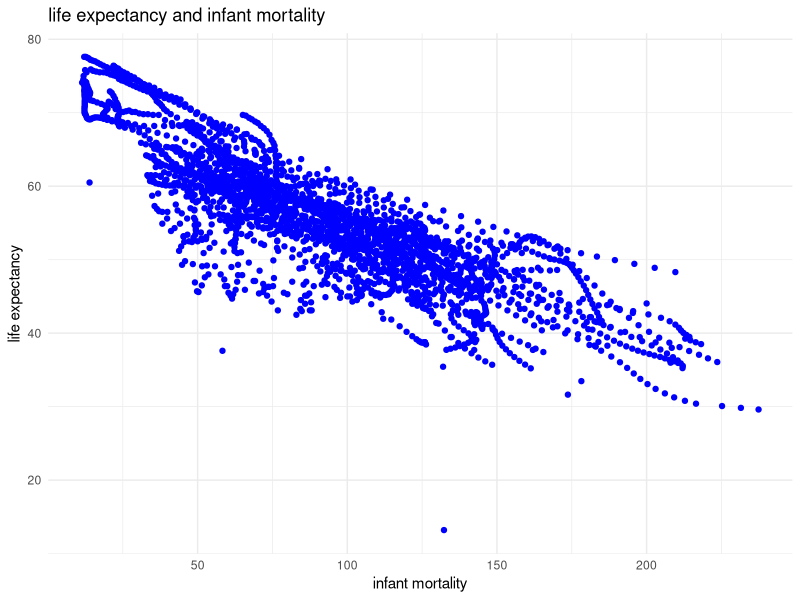
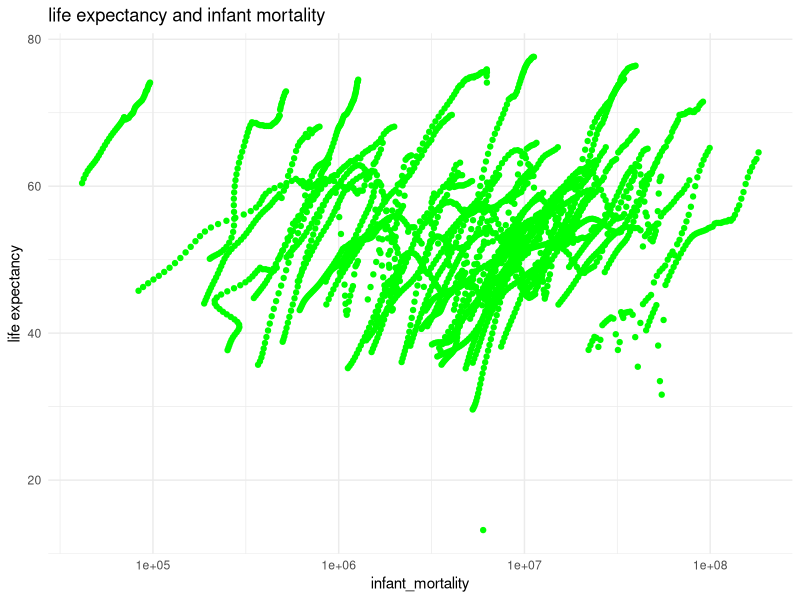
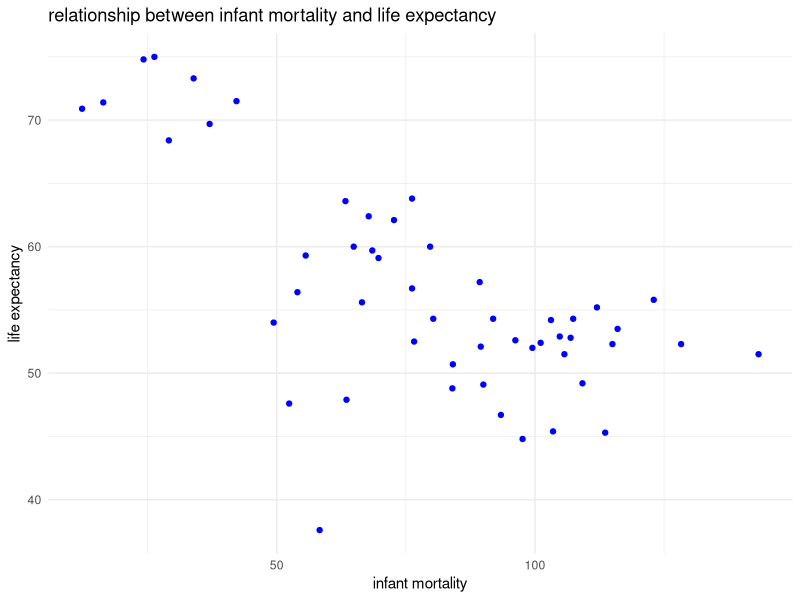
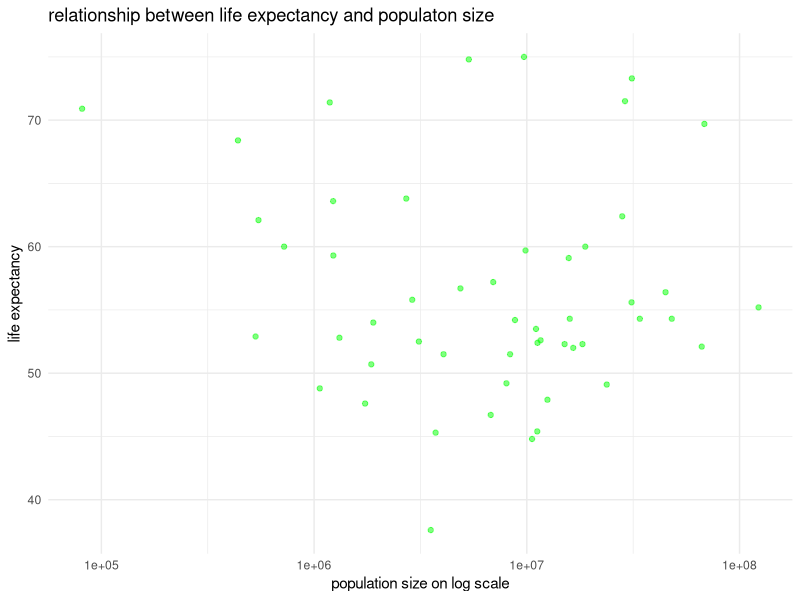
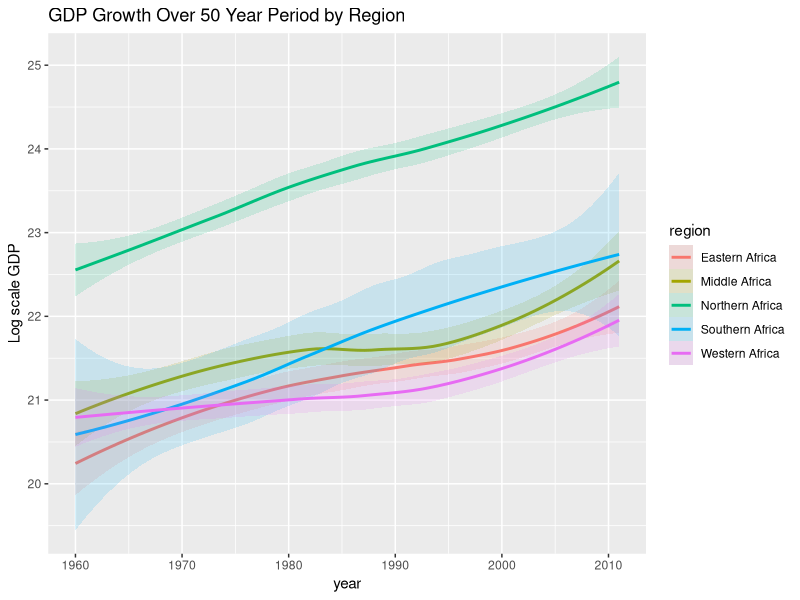
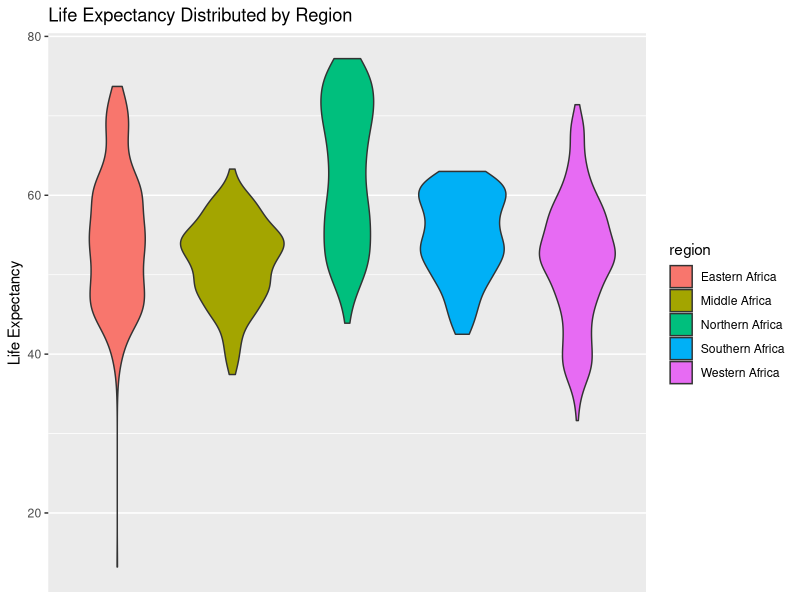

R code for these plots, in order:
## ---- chunk 1
#load dslabs package
library("dslabs")
#load tidyverse package
library("tidyverse")
#look at help file for gapminder data
help(gapminder)
#get an overview of data structure
str(gapminder)
#get a summary of data structure
summary(gapminder)
#determine type of objective gapminder is
class(gapminder)
## ---- chunk 2
#assign African countries to a new object
africadata=filter(gapminder,continent=="Africa")
#get an overview of data structure of africadata
str(africadata)
#get a summary of data structure
summary(africadata)
#create a data frame that only contains infant_mortality and life_expectancy from africadata
infant_mortality_longevity=select(africadata,infant_mortality,life_expectancy)
#create a data frame that only contains population and life_expectancy
pop_longevity=select(africadata,population,life_expectancy)
#create a data frame that only contains infant_mortality and life_expectancy from africadata
infant_mortality_longevity=select(africadata,infant_mortality,life_expectancy)
#create a data frame that only contains population and life_expectancy
pop_longevity=select(africadata,population,life_expectancy)
## ---- chunk 3

#plot life expectancy as a function of infant mortality
ggplot(data=infant_mortality_longevity)+
geom_point(mapping=aes(x=infant_mortality,y=life_expectancy),color="blue")+
  labs(title="life expectancy and infant mortality",x="infant mortality",y="life expectancy")+
  theme_minimal()
#plot life expectancy as a function of population size
ggplot(data=pop_longevity)+
  geom_point(mapping=aes(x=population, y=life_expectancy),color="green")+
  scale_x_log10()+
  labs(title="life expectancy and infant mortality",x="infant_mortality",y="life expectancy")+
  theme_minimal()

## ---- chunk 4
#filter out the year without missing values
filter(africadata,is.na(infant_mortality))
#create a new data frame containg the data for the year 2000
year2000=filter(africadata,year==2000)
#get a overview of new data frame year2000
str(year2000)
#get a summary of year2000
summary(year2000)
## ---- chunk 5
#plotting the relationship between life expectancy and infant mortality for year 2000
year2000%>%
  ggplot()+
  geom_point(aes(y=life_expectancy,x=infant_mortality),color="blue")+
  labs(x="infant mortality", y="life expectancy", title="relationship between infant mortality and life expectancy")+
  theme_minimal()
#plotting the relationship between life expectancy and population size for year 2000
year2000%>%
  ggplot()+
  geom_point(aes(y=life_expectancy,x=population),color="green",alpha=0.5)+
  scale_x_log10()+
  labs(x="population size on log scale",y="life expectancy", title="relationship between life expectancy and populaton size")+
  theme_minimal()
## ---- chunk 6
#build a linear model using lm function and fit life expectancy as outcome, and infant mortality as the predictor
lm1=lm(life_expectancy~infant_mortality,data=year2000)
#summary of linear regression model 1
summary(lm1)
#build a linear model using lm function and fit life expectancy as outcome, and population size as the predictor
lm2=lm(life_expectancy~population,data=year2000)
#summary of linear regression model 1
broom::tidy(lm2,conf.int=TRUE)%>%
  knitr::kable(digits=3)

## ---- chunk 7
# Creates a new data frame which removes rows without reported gdp data &
# groups based on region
africa_GDP <- africadata %>%
                 filter(!(is.na(gdp))) %>%
                 group_by(region)

# Plots a "LOESS" model predicting log-scale GDP over time by region
ggplot(africa_GDP,aes(x=year,y=log(gdp),color=region,fill=region)) +
   geom_smooth(alpha=0.15) +
   labs(y="Log scale GDP",title="GDP Growth Over 50 Year Period by Region")
## ---- chunk 8
# Plots a violin plot displaying the distribution of life expectancies
# according to region
ggplot(aes(region,life_expectancy,fill=region),data=africa_GDP)+
          geom_violin() +
          scale_x_discrete(labels = NULL, breaks = NULL) +
          labs(x=NULL,y="Life Expectancy",title="Life Expectancy Distributed by Region")
## ---- chunk 9
# Fits a linear regression model using log-scale gdp to predict life expectancy
lm3 <- lm(life_expectancy~log(gdp),data=africa_GDP)

#summary of linear regression model 3
summary(lm3)
